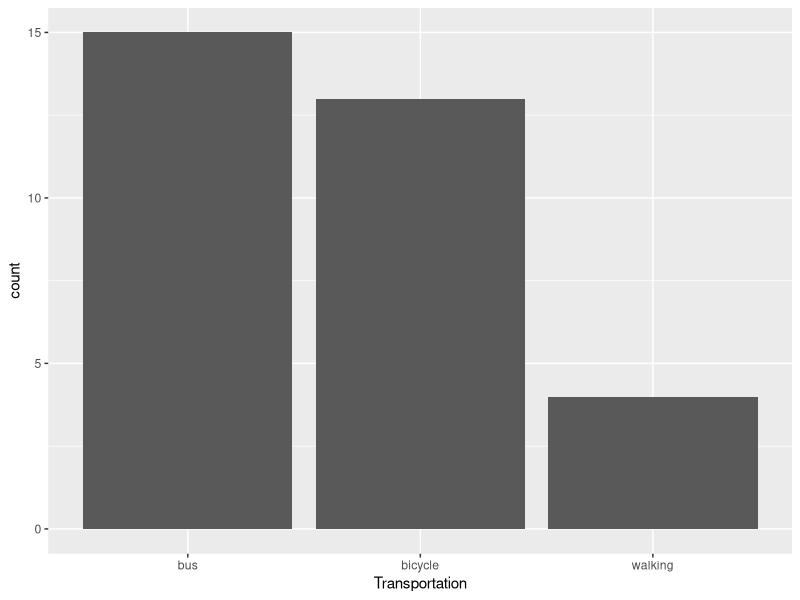

This figure's R source: (Note: this script raises an error after producing the figure.)
# 패키지 로드
library(ggplot2)
library(forcats)

# 데이터 입력
transp <- c("bicycle", "bus", "bus", "walking", "bus", "bicycle", "bicycle", 
            "bus", "bus", "bus", "bicycle", "bus", "bicycle", "bicycle", 
            "walking", "bus", "bus", "bicycle", "bicycle", "walking", 
            "walking", "bicycle", "bus", "bus", "bus", "bus", "bicycle", 
            "bus", "bus", "bicycle", "bicycle", "bicycle")

dat1 <- data.frame(transp)

# 막대그래프 작성
ggplot(data = dat1) + 
  geom_bar(mapping = aes(x = fct_infreq(transp))) + 
  xlab("Transportation")

# transp_factor <- as.factor(transp)
# summary(transp_factor)
# barplot(summary(transp_factor))
그()
# 데이터 입력
obesity <- factor(
  c("underweight", "normal", "overweight", "obese"),
  levels = c("underweight", "normal", "overweight", "obese")
)
count <- c(6, 69, 27, 13)
perc <- count / sum(count) * 100
dat2 <- data.frame(obesity, count, perc)

# 막대그래프 작성
ggplot(data = dat2) +
  geom_bar(mapping = aes(x = obesity, y = perc), stat = "identity") +
  xlab("Obesity") +
  ylab("Percentage (%)")
